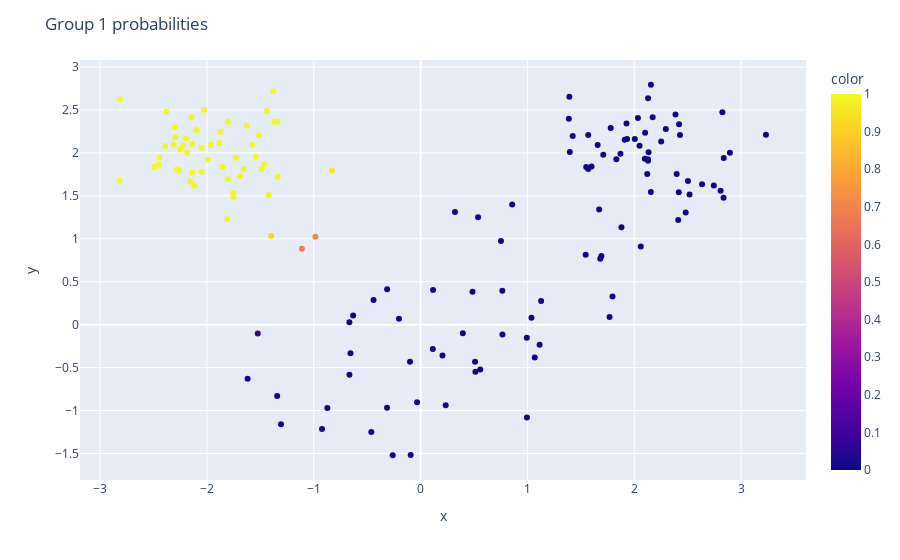

Notebook cell for this chart:
### Markdown cell above
## groupe 1 probas

### Code cell
proba_groupe_1 = []

for x in X:
    pdf_1_ = pdf(
            x,
            # mean
            -1.896134, 1.950578,
            # std
            np.mean([0.437597,	0.388692])
        )

    proba_groupe_1.append(pdf_1_ * tau_1 / denominator(x))


# plot X
fig = px.scatter(
    x=X[:, 0],
    y=X[:, 1],
    color=proba_groupe_1
)

fig.update_layout(
    title="Group 1 probabilities",
    xaxis_title="x",
    yaxis_title="y",
)

fig.show()

### Figure 1 — Plotly figure (JSON) as saved in the notebook; plotly's stock layout.template omitted (floating-point values rounded to 4 significant figures; data arrays with more than 128 entries replaced by an {"elided": "..."} marker saying what was removed)
{"data": [{"hovertemplate": "x=%{x}<br>y=%{y}<br>color=%{marker.color}<extra></extra>", "legendgroup": "", "marker": {"color": {"elided": "150 float values"}, "coloraxis": "coloraxis", "symbol": "circle"}, "mode": "markers", "name": "", "orientation": "v", "showlegend": false, "type": "scatter", "x": {"elided": "150 float values"}, "xaxis": "x", "y": {"elided": "150 float values"}, "yaxis": "y"}], "layout": {"coloraxis": {"colorbar": {"title": {"text": "color"}}, "colorscale": [[0, "#0d0887"], [0.1111, "#46039f"], [0.2222, "#7201a8"], [0.3333, "#9c179e"], [0.4444, "#bd3786"], [0.5556, "#d8576b"], [0.6667, "#ed7953"], [0.7778, "#fb9f3a"], [0.8889, "#fdca26"], [1, "#f0f921"]]}, "legend": {"tracegroupgap": 0}, "margin": {"t": 60}, "title": {"text": "Group 1 probabilities"}, "xaxis": {"anchor": "y", "domain": [0, 1], "title": {"text": "x"}}, "yaxis": {"anchor": "x", "domain": [0, 1], "title": {"text": "y"}}}}
